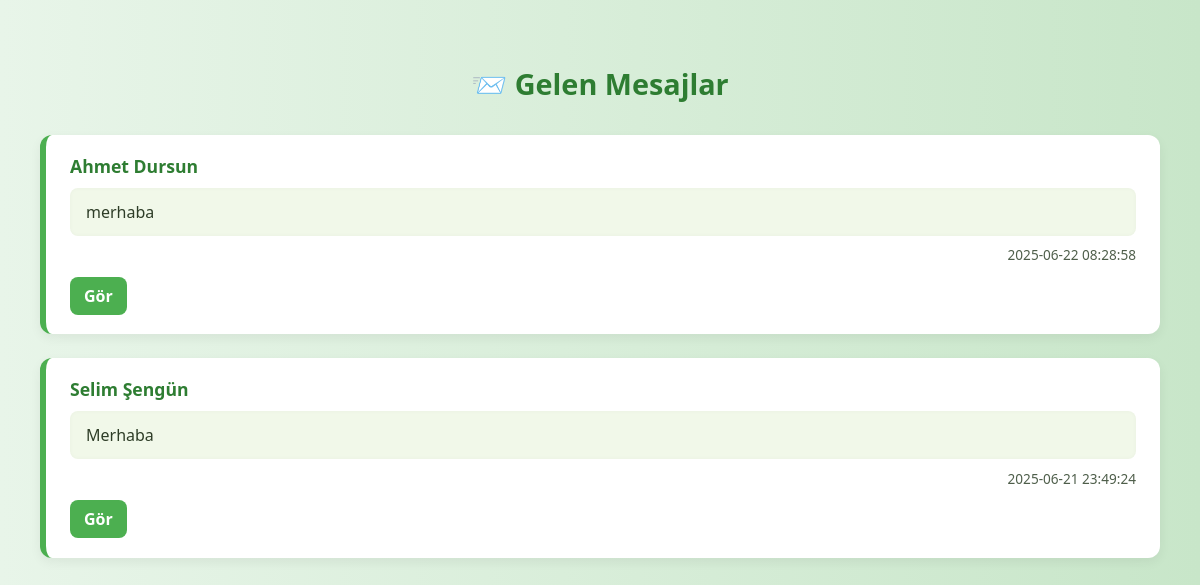
The page /pages/calisan_mesajlar.php (signed in) on the database its author committed.
### tables this page shows
CREATE TABLE `mesajlar` (
  `m_id` int(11) NOT NULL,
  `gonderen_id` int(11) NOT NULL,
  `alici_id` int(11) NOT NULL,
  `mesaj_metni` text NOT NULL,
  `gonderilme_tarihi` timestamp NOT NULL DEFAULT current_timestamp(),
  `randevu_id` int(11) DEFAULT NULL,
  `kimden` enum('kullanici','calisan') NOT NULL
);

CREATE TABLE `user` (
  `u_id` int(11) NOT NULL,
  `u_adi` varchar(50) NOT NULL,
  `u_soyadi` varchar(50) NOT NULL,
  `u_tc` varchar(11) DEFAULT NULL,
  `u_telefon` varchar(20) DEFAULT NULL,
  `u_mail` varchar(50) NOT NULL,
  `u_dogumtarih` date NOT NULL,
  `u_kilo` int(3) DEFAULT NULL,
  `u_boy` int(3) DEFAULT NULL,
  `u_antrenman_suresi` int(3) DEFAULT NULL,
  `u_cinsiyet` enum('erkek','kadın') DEFAULT NULL,
  `u_aktivite` enum('hareketsiz','hafif','orta','çok') DEFAULT NULL,
  `u_hedef` enum('kilo_vermek','kilo_korumak','kilo_almak') DEFAULT NULL,
  `u_sifre` varchar(50) NOT NULL,
  `gunluk_kalori` int(11) DEFAULT 0,
  `profil_resmi` varchar(255) DEFAULT NULL,
  `gunluk_protein` float DEFAULT 0,
  `gunluk_yag` float DEFAULT 0,
  `gunluk_karbonhidrat` float DEFAULT 0
);

### pages/calisan_mesajlar.php (the view, shortened to what this page needs)
<?php
require_once('../includes/connection.php');
$calisan_id = $_SESSION["calisan_id"];
$stmt = $connection->prepare("
    SELECT m.*, u.u_adi, u.u_soyadi
    FROM mesajlar m
    JOIN randevular r ON m.randevu_id = r.r_id
    JOIN user u ON r.u_id = u.u_id
    WHERE m.alici_id = :cid
    ORDER BY m.gonderilme_tarihi DESC
");
$stmt->execute(['cid' => $calisan_id]);
$mesajlar = $stmt->fetchAll(PDO::FETCH_ASSOC);
?>
<!DOCTYPE html>
<html lang="tr">
<head>
    <link rel="stylesheet" href="/proje/assets/css/calisan_mesajlar.css?v=<?= time(); ?>">
</head>
<body>
    <h2>📨 Gelen Mesajlar</h2>
    <?php if (empty($mesajlar)): ?>
        <p>Hiç mesajınız bulunmamaktadır.</p>
    <?php else: ?>
        <?php foreach ($mesajlar as $m): ?>
            <div class="mesaj-kutu">
                <strong><?= htmlspecialchars($m['u_adi'] . ' ' . $m['u_soyadi']) ?></strong>
                <div class="mesaj-icerik"><?= nl2br(htmlspecialchars($m['mesaj_metni'])) ?></div>
                <div class="mesaj-tarih"><?= $m['gonderilme_tarihi'] ?></div>
                <a href="calisan_mesaj_goruntule.php?randevu_id=<?= $m['randevu_id'] ?>" class="btn btn-sm">Gör</a>
            </div>
        <?php endforeach; ?>
    <?php endif; ?>
</body>
</html>

### assets/css/calisan_mesajlar.css (style rules this page uses)
body { font-family: 'Segoe UI', sans-serif; background: linear-gradient(to right, #e8f5e9, #c8e6c9); padding: 2rem; color: #2e3d27; }
h2 { color: #2e7d32; font-size: 1.8rem; margin-bottom: 2rem; text-align: center; }
.mesaj-kutu { background: #ffffff; border-left: 6px solid #4CAF50; padding: 1.2rem 1.5rem; margin-bottom: 1.5rem; border-radius: 12px; box-shadow: 0 4px 12px rgba(0, 0, 0, 0.06); transition: transform 0.3s ease; }
.mesaj-kutu strong { color: #2e7d32; font-size: 1.1rem; }
.mesaj-icerik { margin-top: 0.6rem; font-size: 1rem; background-color: #f1f8e9; padding: 0.75rem 1rem; border-radius: 8px; line-height: 1.5; box-shadow: inset 0 0 4px rgba(0, 0, 0, 0.03); }
.mesaj-tarih { font-size: 0.85rem; color: #4e5e4a; margin-top: 0.6rem; text-align: right; }
.btn { display: inline-block; margin-top: 0.8rem; background: #4CAF50; color: white; padding: 8px 14px; border-radius: 8px; text-decoration: none; font-weight: bold; transition: background-color 0.3s ease; }

### rows shown on the page
mesajlar: user.u_adi+u_soyadi "Ahmet Dursun", mesaj_metni "merhaba", gonderilme_tarihi "2025-06-22 08:28:58"
mesajlar: user.u_adi+u_soyadi "Selim Şengün", mesaj_metni "Merhaba", gonderilme_tarihi "2025-06-21 23:49:24"
